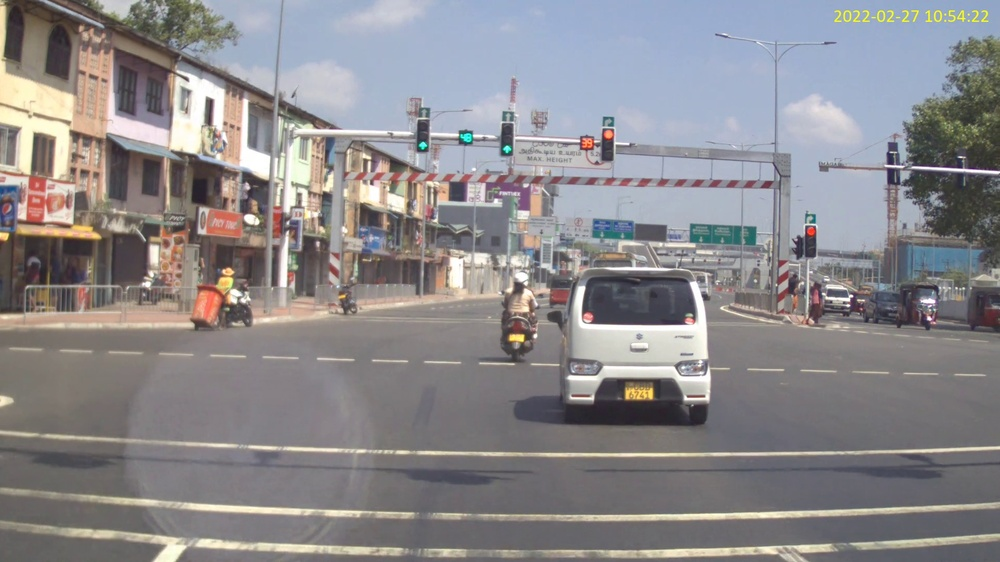
#> input picture camera_rviz_connect/scripts/narrow.jpg, 1000 x 562 px, shrunk from 1920 x 1080 before the run
$ python image_stitch.py
#> lines starting #> are read from the running program, lines starting #| are printed output that depends on the picture; after the words box and inside, x2 and y2 are one past the last pixel; in counts of white or black regions, pixels touching at a corner belong together
import numpy as np
import cv2 as cv
from matplotlib import pyplot as plt

find_homograpy = True

MIN_MATCH_COUNT = 10
narrow_calibration_img = cv.imread('narrow.jpg',0)          # queryImage
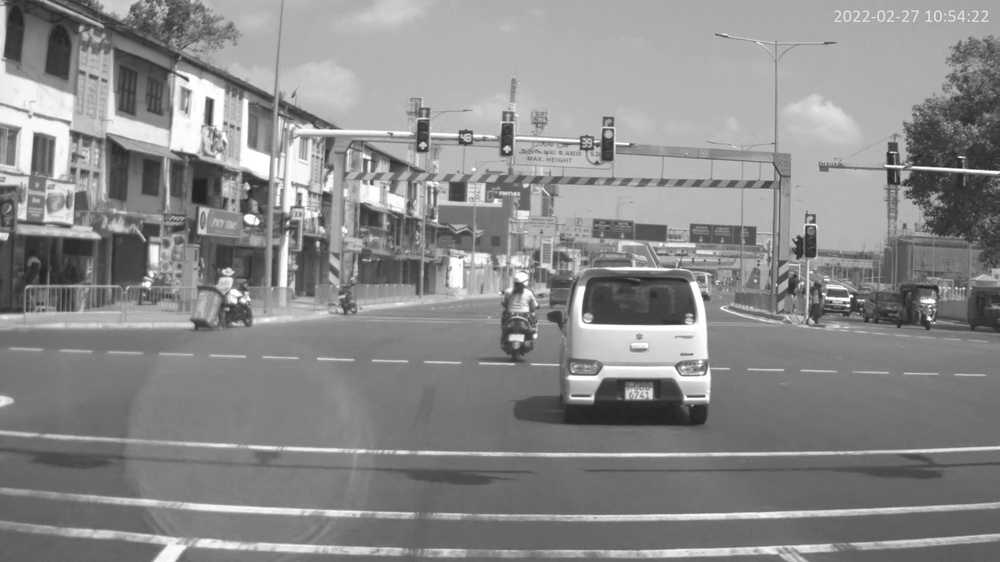
#> narrow_calibration_img: shape (562, 1000); min 33, max 255, mean 138.3
wide_calibration_img = cv.imread('wide.jpg',0) # trainImage
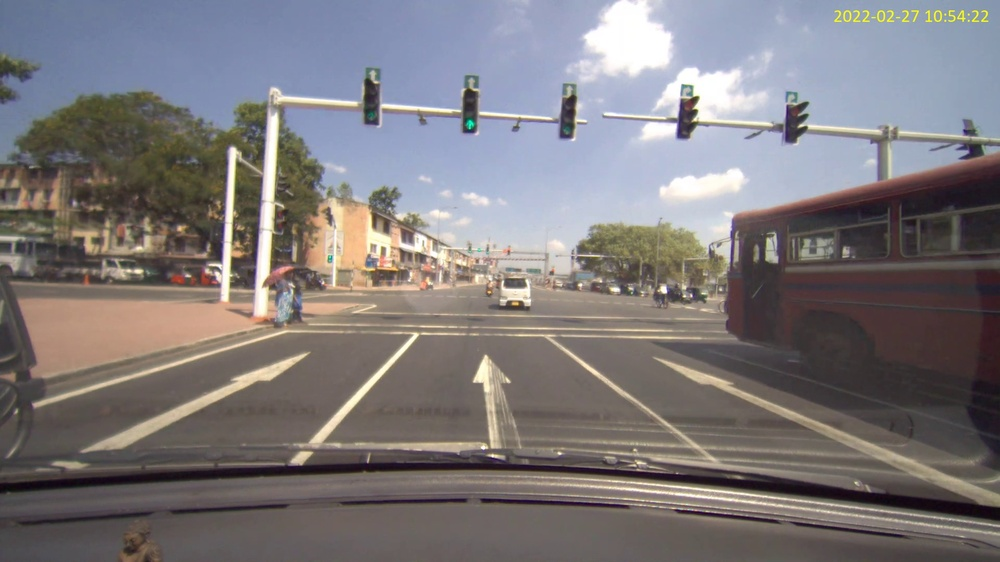
#> input picture camera_rviz_connect/scripts/wide.jpg, 1000 x 562 px, shrunk from 1920 x 1080 before the run
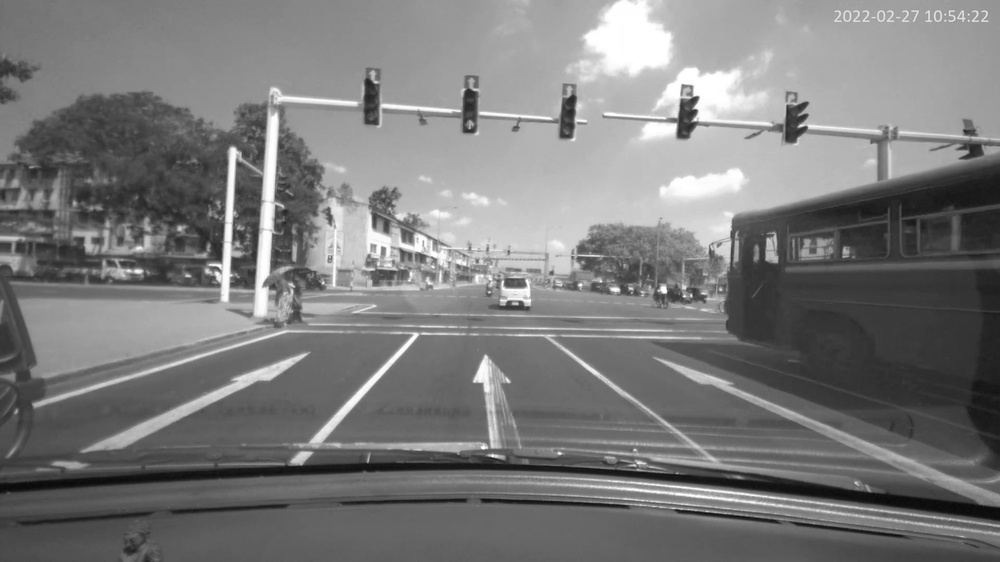
#> wide_calibration_img: shape (562, 1000); min 8, max 255, mean 122.8

narrow_img_color = cv.cvtColor(cv.imread('narrow.jpg'),cv.COLOR_BGR2RGB)          # queryImage
wide_img_color = cv.cvtColor(cv.imread('wide.jpg'),cv.COLOR_BGR2RGB) # trainImage

def calc_homograpy(narrow_img, wide_img, MIN_MATCH_COUNT):

    # Initiate SIFT detector
#> called with MIN_MATCH_COUNT = 10
    sift = cv.SIFT_create()
    # find the keypoints and descriptors with SIFT
    kp1, des1 = sift.detectAndCompute(narrow_img,None)
#> kp1 = 3359 keypoints; strongest (x, y, size): (209, 103, 6.8), (848, 305, 2.2), (851, 296, 2.1), (581, 291, 7)
    kp2, des2 = sift.detectAndCompute(wide_img,None)
#> kp2 = 1916 keypoints; strongest (x, y, size): (663, 289, 5.2), (233, 154, 8.6), (492, 456, 2.6), (138, 271, 4.7)
    FLANN_INDEX_KDTREE = 1
    index_params = dict(algorithm = FLANN_INDEX_KDTREE, trees = 5)
    search_params = dict(checks = 50)
    flann = cv.FlannBasedMatcher(index_params, search_params)
    matches = flann.knnMatch(des1,des2,k=2)
#> matches = 3359 matches
    # store all the good matches as per Lowe's ratio test.
    good = []
    for m,n in matches:
        if m.distance < 0.7*n.distance:
            good.append(m)
#> after the loop, good = 181 matches


    #######################
    if len(good)>MIN_MATCH_COUNT:
        src_pts = np.float32([ kp1[m.queryIdx].pt for m in good ]).reshape(-1,1,2)
#> src_pts = 181 rows, first 8: [33.18, 243.7], [35.41, 43.45], [42.94, 145.3], [65.34, 214.9], [65.61, 302.7], [74.49, 214.9], [75.16, 135.4], [75.36, 434]
        dst_pts = np.float32([ kp2[m.trainIdx].pt for m in good ]).reshape(-1,1,2)
#> dst_pts = 181 rows, first 8: [381.1, 271.1], [379.9, 224.1], [383.2, 249.4], [389.4, 264.7], [389.5, 283.9], [276.9, 174.7], [391.7, 247.2], [562, 351.7]
        M, mask = cv.findHomography(src_pts, dst_pts, cv.RANSAC,5.0)
#> M = [[0.236, 0.0798, 373.4], [0.00494, 0.276, 216], [1.49e-05, 0.000177, 1]]; mask = 181 values, max 1 at index 0, min 0 at index 5, mean 0.641
        # print(M)
        matchesMask = mask.ravel().tolist()
#> matchesMask has the same summary as mask

        draw_params = dict(matchColor = (0,255,0), # draw matches in green color
                   singlePointColor = None,
                   matchesMask = matchesMask, # draw only inliers
                   flags = 2)
#> draw_params = 4 items
        img3 = cv.drawMatches(narrow_img,kp1,wide_img,kp2,good,None,**draw_params)
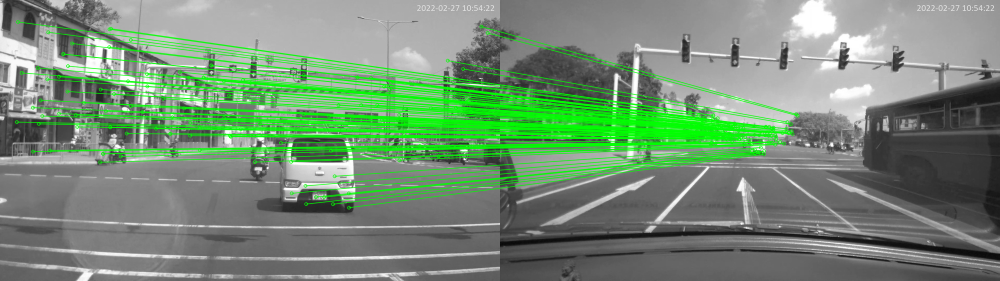
#> img3: shape (562, 2000, 3) (shown at 1/2 size); mean of channels 0, 1, 2 117.3, 142.1, 117.3; drawn as B, G, R
        plt.imshow(img3, 'gray'),plt.show()

    else:
        print( "Not enough matches are found - {}/{}".format(len(good), MIN_MATCH_COUNT) )
        matchesMask = None


    return M


#################################

if (find_homograpy == True):

    M = calc_homograpy(narrow_calibration_img, wide_calibration_img, MIN_MATCH_COUNT)
    print(type(M),M)
#| <class 'numpy.ndarray'> [[2.35637774e-01 7.97967244e-02 3.73440425e+02]
#|  [4.94112685e-03 2.75926062e-01 2.16002225e+02]
#|  [1.49338020e-05 1.77169785e-04 1.00000000e+00]]

    f = open('homography_matrix.txt','w')
    for i in range(3):
        for j in range(3):
            f.write(str(M[i][j])+' ')
        f.write('\n')
    # f.write(str(M))
    f.close()


M = np.loadtxt('homography_matrix.txt', usecols=range(3))

h,w = narrow_img_color.shape[0:2]
#> h = 562; w = 1000
pts = np.float32([ [0,0],[0,h-1],[w-1,h-1],[w-1,0] ]).reshape(-1,1,2)
#> pts = [[0, 0], [0, 561], [999, 561], [999, 0]]
dst = cv.perspectiveTransform(pts,M)
# wide_img = cv.polylines(wide_img,[np.int32(dst)],True,255,3, cv.LINE_AA)

# plt.imshow(narrow_img_color), plt.show()
warped_narrow_img = cv.warpPerspective(narrow_img_color, M, ((narrow_img_color.shape[1]), wide_img_color.shape[0])) #wraped image
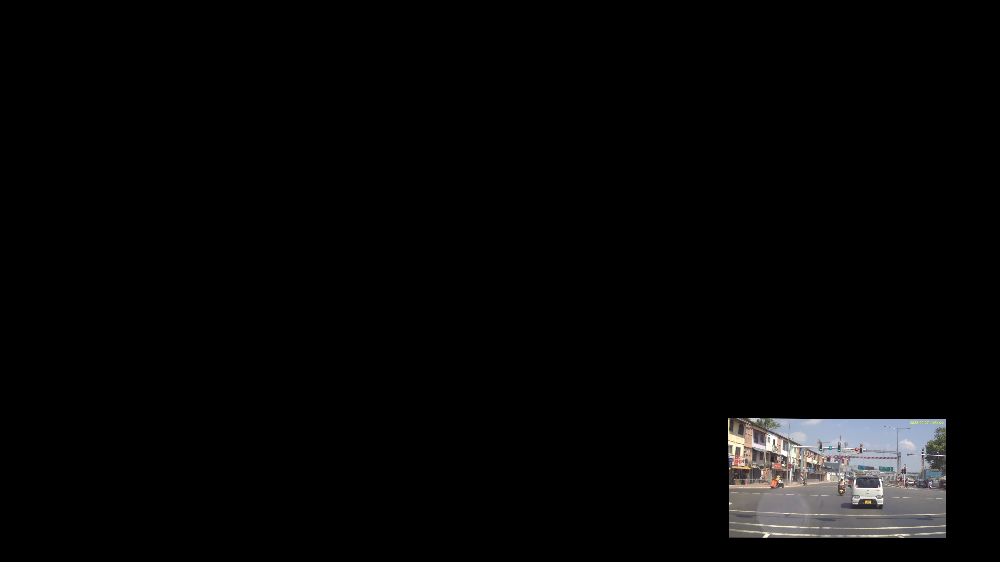
#> warped_narrow_img: shape (562, 1000, 3); mean R, G, B 6.4, 6.3, 6.4

# plt.imshow(dst, 'gray'),plt.show()
dst_2 = np.squeeze(dst)
mask = np.zeros(wide_img_color.shape[0:2])
print(mask.shape)
#| (562, 1000)
cv.fillPoly(mask,np.int32([dst_2]),1)
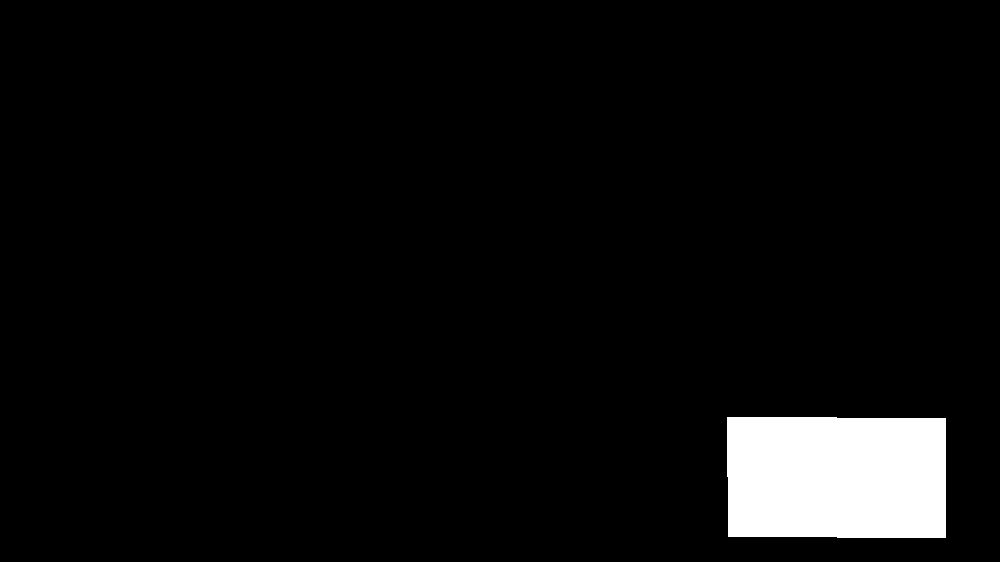
#> mask: shape (562, 1000) float64; values 0 (black) and 1 (white), 4.7% white; 1 white region, box (x1, y1, x2, y2) and area: (727, 417, 946, 538) 26220
poly_copied = cv.bitwise_and(warped_narrow_img,warped_narrow_img,mask = np.uint8(mask))
# plt.imshow(poly_copied, ),plt.show()

mask_inverse = np.ones(narrow_img_color.shape[0:2])
#assuming src1 and src2 are of same size
cv.fillPoly(mask_inverse,np.int32([dst_2]),0)
img1_middle_removed = cv.bitwise_and(wide_img_color,wide_img_color,mask = np.uint8(mask_inverse))

concatted_img = np.add(poly_copied,img1_middle_removed)
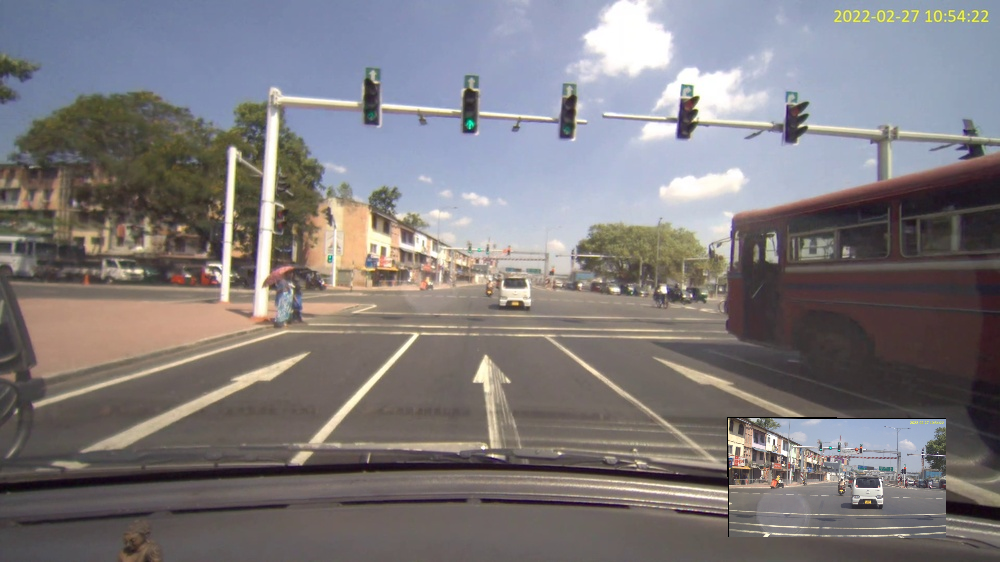
#> concatted_img: shape (562, 1000, 3); mean R, G, B 127.2, 123, 125.1
plt.imshow(concatted_img,),plt.show()
cv.imwrite("stitched_img.png",cv.cvtColor(concatted_img,cv.COLOR_RGB2BGR))
